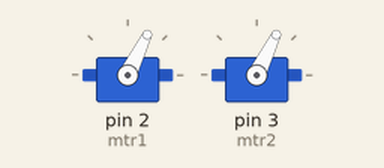
Bench run of a sketch on a simulated Arduino Uno, built with avr-gcc and run on an emulated ATmega328P. On the bench: 2 × servo.

Above: at 0.15 s.
At 8.66 s:
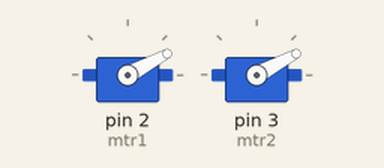
At 17.47 s:
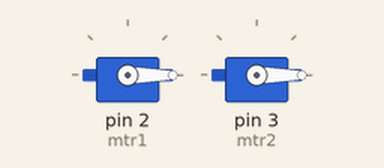
At 39.66 s:
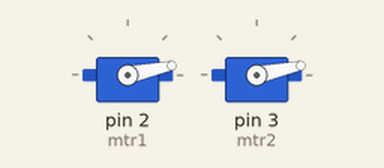
Timing chart, 0 to 40.0 s (numbered marks = the images above):
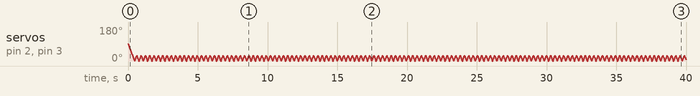

The sketch:

led_gosrerisi.ino
```cpp
#include <Servo.h>
Servo mtr1,mtr2;
int a1=90,a2=90,aa=1,ab=1;

void setup(){
    Serial.begin(9600);
   mtr1.attach(2);
    mtr2.attach(3);
   mtr1.write(90);
    mtr2.write(90);
}
void loop(){
        a1+=aa;
     if(a1>=30){
            aa=-1;}
    if(a1<=0){aa=1;}
      mtr1.write(a1);
      mtr2.write(a1);
      delay(5);

    }
```
